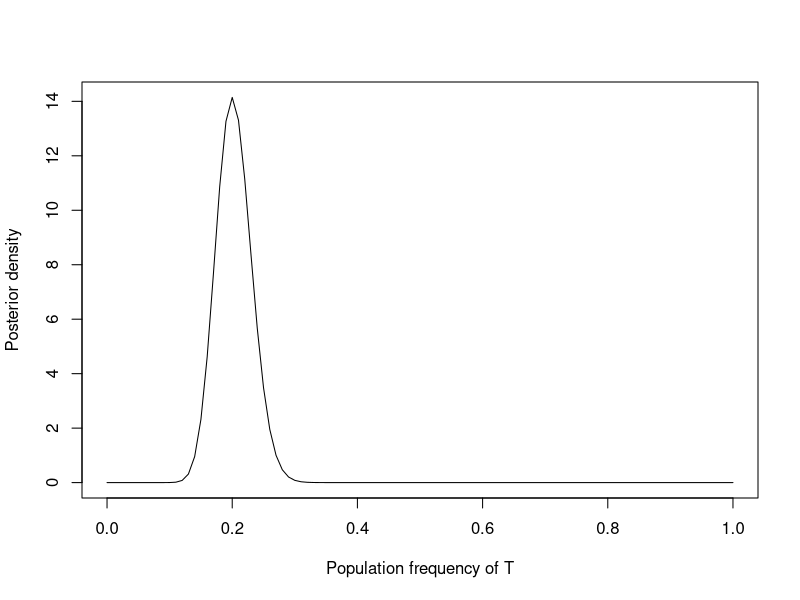
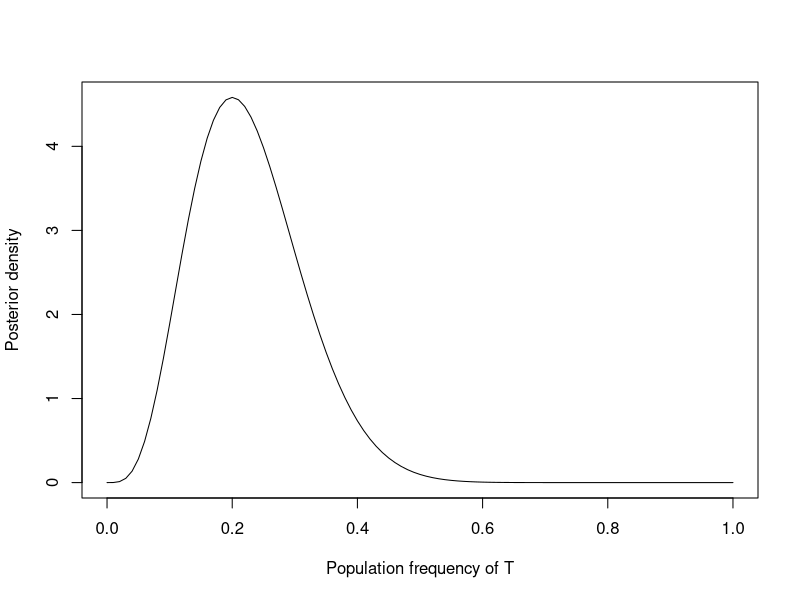
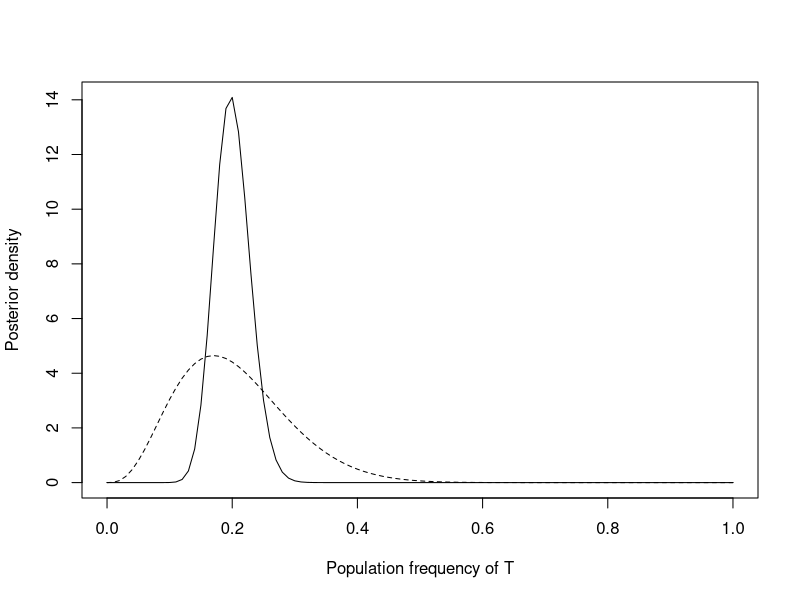
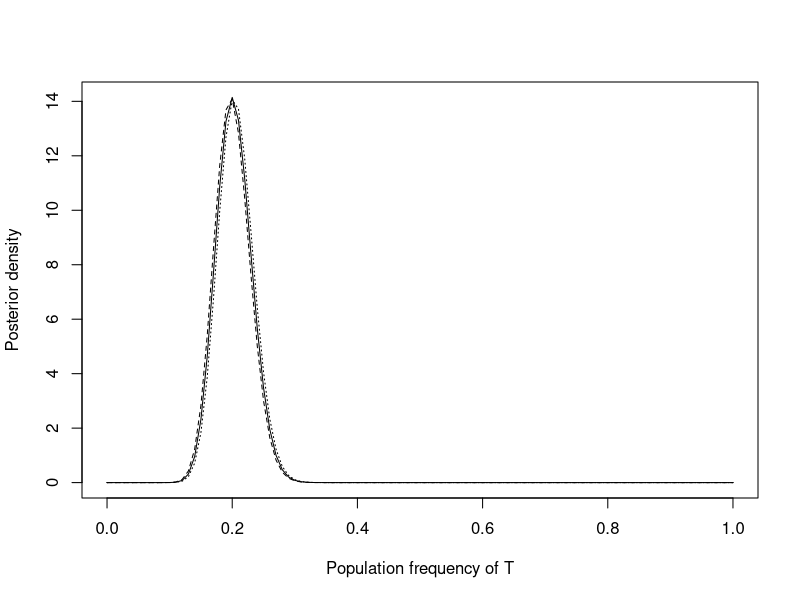

Reproduce these figures in R, in order.
# beta-binomial model of allele frequencies
p <- seq(0, 1, 0.01)
k <- 40
n <- 200
alpha <- k+1
beta <- n-k+1

y <- dbeta(p, shape1=alpha, shape2=beta)

plot(x=p, y=y, ylab="Posterior density" , xlab="Population frequency of T", type="l")

qbeta(p=c(0.025,0.25,0.5,0.75,0.975), shape1=alpha, shape2=beta)

# with only 10 individuals
k <- 4
n <- 20

alpha <- k+1
beta <- n-k+1

y <- dbeta(p, shape1=alpha, shape2=beta)

plot(x=p, y=y, ylab="Posterior density" , xlab="Population frequency of T", type="l")

qbeta(p=c(0.025,0.25,0.5,0.75,0.975), shape1=alpha, shape2=beta)
# with informative prior

p <- seq(0, 1, 0.01)

k <- 40
n <- 200
alpha <- k+0.1
beta <- n-k+0.1
y <- dbeta(p, shape1=alpha, shape2=beta)
plot(x=p, y=y, ylab="Posterior density" , xlab="Population frequency of T", type="l")
qbeta(p=c(0.025,0.25,0.5,0.75,0.975), shape1=alpha, shape2=beta)

k <- 4
n <- 20
alpha <- k+0.1
beta <- n-k+0.1
y <- dbeta(p, shape1=alpha, shape2=beta)
points(x=p, y=y, type="l", lty=2)
qbeta(p=c(0.025,0.25,0.5,0.75,0.975), shape1=alpha, shape2=beta)

# bayes factors

th <- 0.1

p <- seq(0, 1, 0.01)
k <- 40
n <- 200

percs <- matrix(NA, nrow=3, ncol=5)
alpha <- k+1
beta <- n-k+1
y <- dbeta(p, shape1=alpha, shape2=beta)
plot(x=p, y=y, ylab="Posterior density" , xlab="Population frequency of T", type="l")
percs[1,1:4] <- c(qbeta(p=c(0.025,0.5,0.975), shape1=alpha, shape2=beta), pbeta(th, shape1=alpha, shape2=beta, lower.tail=FALSE) )

post1 <- pbeta(th, shape1=alpha, shape2=beta, lower.tail=FALSE)
prior1 <- pbeta(th, shape1=1, shape2=1, lower.tail=FALSE)
percs[1,5] <- (post1-(1-post1))/(prior1/(1-prior1))

alpha <- k+0.1
beta <- n-k+0.1
y <- dbeta(p, shape1=alpha, shape2=beta)
points(x=p, y=y, type="l", lty=2)
percs[2,1:4] <- c(qbeta(p=c(0.025,0.5,0.975), shape1=alpha, shape2=beta), pbeta(th, shape1=alpha, shape2=beta, lower.tail=FALSE) )


post1 <- pbeta(th, shape1=alpha, shape2=beta, lower.tail=FALSE)
prior1 <- pbeta(th, shape1=0.1, shape2=0.1, lower.tail=FALSE)
percs[2,5] <- (post1-(1-post1))/(prior1/(1-prior1))

alpha <- k+2
beta <- n-k+2
y <- dbeta(p, shape1=alpha, shape2=beta)
points(x=p, y=y, type="l", lty=3)
percs[3,1:4] <- c(qbeta(p=c(0.025,0.5,0.975), shape1=alpha, shape2=beta), pbeta(0.1, shape1=alpha, shape2=beta, lower.tail=FALSE) )

post1 <- pbeta(th, shape1=alpha, shape2=beta, lower.tail=FALSE)
prior1 <- pbeta(th, shape1=2, shape2=2, lower.tail=FALSE)
percs[3,5] <- (post1-(1-post1))/(prior1/(1-prior1))

